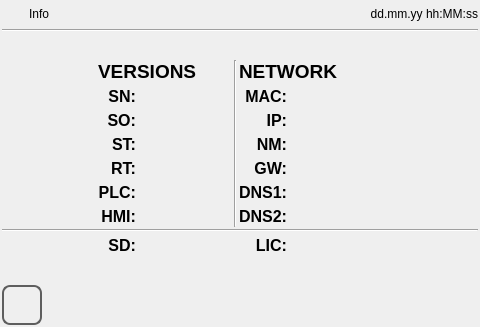
<?xml version="1.0" encoding="UTF-8"?>
<ui version="4.0">
 <class>info</class>
 <widget class="QWidget" name="info">
  <property name="geometry">
   <rect>
    <x>0</x>
    <y>0</y>
    <width>480</width>
    <height>327</height>
   </rect>
  </property>
  <property name="minimumSize">
   <size>
    <width>0</width>
    <height>0</height>
   </size>
  </property>
  <property name="maximumSize">
   <size>
    <width>16777215</width>
    <height>16777215</height>
   </size>
  </property>
  <property name="windowTitle">
   <string>info</string>
  </property>
  <property name="styleSheet">
   <string notr="true">QPushButton
{
	font: 20pt &quot;Ubuntu&quot;;
}</string>
  </property>
  <layout class="QVBoxLayout" name="verticalLayout">
   <property name="spacing">
    <number>2</number>
   </property>
   <property name="margin">
    <number>2</number>
   </property>
   <item>
    <layout class="QHBoxLayout" name="horizontalLayout">
     <property name="sizeConstraint">
      <enum>QLayout::SetMinimumSize</enum>
     </property>
     <item>
      <widget class="QLabel" name="labelIcon">
       <property name="minimumSize">
        <size>
         <width>25</width>
         <height>25</height>
        </size>
       </property>
       <property name="maximumSize">
        <size>
         <width>25</width>
         <height>25</height>
        </size>
       </property>
       <property name="focusPolicy">
        <enum>Qt::NoFocus</enum>
       </property>
       <property name="styleSheet">
        <string notr="true">border-image: url(:/systemicons/img/Info.png);</string>
       </property>
       <property name="text">
        <string/>
       </property>
      </widget>
     </item>
     <item>
      <widget class="QLabel" name="labelTitle">
       <property name="sizePolicy">
        <sizepolicy hsizetype="Preferred" vsizetype="Fixed">
         <horstretch>0</horstretch>
         <verstretch>0</verstretch>
        </sizepolicy>
       </property>
       <property name="focusPolicy">
        <enum>Qt::NoFocus</enum>
       </property>
       <property name="text">
        <string>Info</string>
       </property>
      </widget>
     </item>
     <item>
      <widget class="QLabel" name="labelUserName">
       <property name="text">
        <string/>
       </property>
      </widget>
     </item>
     <item>
      <widget class="QLabel" name="labelDataOra">
       <property name="sizePolicy">
        <sizepolicy hsizetype="Preferred" vsizetype="Fixed">
         <horstretch>0</horstretch>
         <verstretch>0</verstretch>
        </sizepolicy>
       </property>
       <property name="focusPolicy">
        <enum>Qt::NoFocus</enum>
       </property>
       <property name="text">
        <string>dd.mm.yy hh:MM:ss</string>
       </property>
       <property name="alignment">
        <set>Qt::AlignRight|Qt::AlignTrailing|Qt::AlignVCenter</set>
       </property>
      </widget>
     </item>
    </layout>
   </item>
   <item>
    <widget class="Line" name="line">
     <property name="focusPolicy">
      <enum>Qt::NoFocus</enum>
     </property>
     <property name="orientation">
      <enum>Qt::Horizontal</enum>
     </property>
    </widget>
   </item>
   <item>
    <spacer name="verticalSpacer_2">
     <property name="focusPolicy">
      <enum>Qt::NoFocus</enum>
     </property>
     <property name="orientation">
      <enum>Qt::Vertical</enum>
     </property>
     <property name="sizeHint" stdset="0">
      <size>
       <width>20</width>
       <height>40</height>
      </size>
     </property>
    </spacer>
   </item>
   <item>
    <layout class="QGridLayout" name="gridLayout">
     <item row="1" column="1">
      <widget class="QLabel" name="labelSNtxt">
       <property name="sizePolicy">
        <sizepolicy hsizetype="Minimum" vsizetype="Preferred">
         <horstretch>0</horstretch>
         <verstretch>0</verstretch>
        </sizepolicy>
       </property>
       <property name="font">
        <font>
         <pointsize>12</pointsize>
         <weight>75</weight>
         <bold>true</bold>
        </font>
       </property>
       <property name="focusPolicy">
        <enum>Qt::NoFocus</enum>
       </property>
       <property name="text">
        <string>SN:</string>
       </property>
       <property name="alignment">
        <set>Qt::AlignRight|Qt::AlignTrailing|Qt::AlignVCenter</set>
       </property>
      </widget>
     </item>
     <item row="1" column="2">
      <widget class="QLabel" name="labelSNval">
       <property name="sizePolicy">
        <sizepolicy hsizetype="Expanding" vsizetype="Preferred">
         <horstretch>0</horstretch>
         <verstretch>0</verstretch>
        </sizepolicy>
       </property>
       <property name="font">
        <font>
         <pointsize>14</pointsize>
        </font>
       </property>
       <property name="focusPolicy">
        <enum>Qt::NoFocus</enum>
       </property>
       <property name="text">
        <string/>
       </property>
      </widget>
     </item>
     <item row="2" column="1">
      <widget class="QLabel" name="labelSOtxt">
       <property name="sizePolicy">
        <sizepolicy hsizetype="Minimum" vsizetype="Preferred">
         <horstretch>0</horstretch>
         <verstretch>0</verstretch>
        </sizepolicy>
       </property>
       <property name="font">
        <font>
         <pointsize>12</pointsize>
         <weight>75</weight>
         <bold>true</bold>
        </font>
       </property>
       <property name="focusPolicy">
        <enum>Qt::NoFocus</enum>
       </property>
       <property name="text">
        <string>SO:</string>
       </property>
       <property name="alignment">
        <set>Qt::AlignRight|Qt::AlignTrailing|Qt::AlignVCenter</set>
       </property>
      </widget>
     </item>
     <item row="2" column="2">
      <widget class="QLabel" name="labelSOval">
       <property name="sizePolicy">
        <sizepolicy hsizetype="Expanding" vsizetype="Preferred">
         <horstretch>0</horstretch>
         <verstretch>0</verstretch>
        </sizepolicy>
       </property>
       <property name="font">
        <font>
         <pointsize>14</pointsize>
        </font>
       </property>
       <property name="focusPolicy">
        <enum>Qt::NoFocus</enum>
       </property>
       <property name="text">
        <string/>
       </property>
      </widget>
     </item>
     <item row="3" column="1">
      <widget class="QLabel" name="labelSystooltxt">
       <property name="sizePolicy">
        <sizepolicy hsizetype="Minimum" vsizetype="Preferred">
         <horstretch>0</horstretch>
         <verstretch>0</verstretch>
        </sizepolicy>
       </property>
       <property name="font">
        <font>
         <pointsize>12</pointsize>
         <weight>75</weight>
         <bold>true</bold>
        </font>
       </property>
       <property name="focusPolicy">
        <enum>Qt::NoFocus</enum>
       </property>
       <property name="text">
        <string>ST:</string>
       </property>
       <property name="alignment">
        <set>Qt::AlignRight|Qt::AlignTrailing|Qt::AlignVCenter</set>
       </property>
      </widget>
     </item>
     <item row="3" column="2">
      <widget class="QLabel" name="labelSystoolval">
       <property name="sizePolicy">
        <sizepolicy hsizetype="Expanding" vsizetype="Preferred">
         <horstretch>0</horstretch>
         <verstretch>0</verstretch>
        </sizepolicy>
       </property>
       <property name="font">
        <font>
         <pointsize>14</pointsize>
        </font>
       </property>
       <property name="focusPolicy">
        <enum>Qt::NoFocus</enum>
       </property>
       <property name="text">
        <string/>
       </property>
      </widget>
     </item>
     <item row="4" column="1">
      <widget class="QLabel" name="labelFcrtstxt">
       <property name="sizePolicy">
        <sizepolicy hsizetype="Minimum" vsizetype="Preferred">
         <horstretch>0</horstretch>
         <verstretch>0</verstretch>
        </sizepolicy>
       </property>
       <property name="font">
        <font>
         <pointsize>12</pointsize>
         <weight>75</weight>
         <bold>true</bold>
        </font>
       </property>
       <property name="focusPolicy">
        <enum>Qt::NoFocus</enum>
       </property>
       <property name="text">
        <string>RT:</string>
       </property>
       <property name="alignment">
        <set>Qt::AlignRight|Qt::AlignTrailing|Qt::AlignVCenter</set>
       </property>
      </widget>
     </item>
     <item row="4" column="2">
      <widget class="QLabel" name="labelFcrtsval">
       <property name="sizePolicy">
        <sizepolicy hsizetype="Expanding" vsizetype="Preferred">
         <horstretch>0</horstretch>
         <verstretch>0</verstretch>
        </sizepolicy>
       </property>
       <property name="font">
        <font>
         <pointsize>14</pointsize>
        </font>
       </property>
       <property name="focusPolicy">
        <enum>Qt::NoFocus</enum>
       </property>
       <property name="text">
        <string/>
       </property>
      </widget>
     </item>
     <item row="5" column="1">
      <widget class="QLabel" name="labelPLCtxt">
       <property name="sizePolicy">
        <sizepolicy hsizetype="Minimum" vsizetype="Preferred">
         <horstretch>0</horstretch>
         <verstretch>0</verstretch>
        </sizepolicy>
       </property>
       <property name="font">
        <font>
         <pointsize>12</pointsize>
         <weight>75</weight>
         <bold>true</bold>
        </font>
       </property>
       <property name="focusPolicy">
        <enum>Qt::NoFocus</enum>
       </property>
       <property name="text">
        <string>PLC:</string>
       </property>
       <property name="alignment">
        <set>Qt::AlignRight|Qt::AlignTrailing|Qt::AlignVCenter</set>
       </property>
      </widget>
     </item>
     <item row="5" column="2">
      <widget class="QLabel" name="labelPLCval">
       <property name="sizePolicy">
        <sizepolicy hsizetype="Expanding" vsizetype="Preferred">
         <horstretch>0</horstretch>
         <verstretch>0</verstretch>
        </sizepolicy>
       </property>
       <property name="font">
        <font>
         <pointsize>14</pointsize>
        </font>
       </property>
       <property name="focusPolicy">
        <enum>Qt::NoFocus</enum>
       </property>
       <property name="text">
        <string/>
       </property>
      </widget>
     </item>
     <item row="6" column="1">
      <widget class="QLabel" name="labelHMItxt">
       <property name="sizePolicy">
        <sizepolicy hsizetype="Minimum" vsizetype="Preferred">
         <horstretch>0</horstretch>
         <verstretch>0</verstretch>
        </sizepolicy>
       </property>
       <property name="font">
        <font>
         <pointsize>12</pointsize>
         <weight>75</weight>
         <bold>true</bold>
        </font>
       </property>
       <property name="focusPolicy">
        <enum>Qt::NoFocus</enum>
       </property>
       <property name="text">
        <string>HMI:</string>
       </property>
       <property name="alignment">
        <set>Qt::AlignRight|Qt::AlignTrailing|Qt::AlignVCenter</set>
       </property>
      </widget>
     </item>
     <item row="6" column="2">
      <widget class="QLabel" name="labelHMIval">
       <property name="sizePolicy">
        <sizepolicy hsizetype="Expanding" vsizetype="Preferred">
         <horstretch>0</horstretch>
         <verstretch>0</verstretch>
        </sizepolicy>
       </property>
       <property name="font">
        <font>
         <pointsize>14</pointsize>
        </font>
       </property>
       <property name="focusPolicy">
        <enum>Qt::NoFocus</enum>
       </property>
       <property name="text">
        <string/>
       </property>
      </widget>
     </item>
     <item row="0" column="1" colspan="2">
      <widget class="QLabel" name="label">
       <property name="font">
        <font>
         <pointsize>14</pointsize>
         <weight>75</weight>
         <bold>true</bold>
        </font>
       </property>
       <property name="text">
        <string>VERSIONS</string>
       </property>
      </widget>
     </item>
     <item row="1" column="4">
      <widget class="QLabel" name="labelMACtxt">
       <property name="sizePolicy">
        <sizepolicy hsizetype="Minimum" vsizetype="Preferred">
         <horstretch>0</horstretch>
         <verstretch>0</verstretch>
        </sizepolicy>
       </property>
       <property name="font">
        <font>
         <pointsize>12</pointsize>
         <weight>75</weight>
         <bold>true</bold>
        </font>
       </property>
       <property name="focusPolicy">
        <enum>Qt::NoFocus</enum>
       </property>
       <property name="text">
        <string>MAC:</string>
       </property>
       <property name="alignment">
        <set>Qt::AlignRight|Qt::AlignTrailing|Qt::AlignVCenter</set>
       </property>
      </widget>
     </item>
     <item row="1" column="5">
      <widget class="QLabel" name="labelMACval">
       <property name="sizePolicy">
        <sizepolicy hsizetype="Expanding" vsizetype="Preferred">
         <horstretch>0</horstretch>
         <verstretch>0</verstretch>
        </sizepolicy>
       </property>
       <property name="font">
        <font>
         <pointsize>14</pointsize>
        </font>
       </property>
       <property name="focusPolicy">
        <enum>Qt::NoFocus</enum>
       </property>
       <property name="text">
        <string/>
       </property>
      </widget>
     </item>
     <item row="2" column="4">
      <widget class="QLabel" name="labelIPtxt">
       <property name="sizePolicy">
        <sizepolicy hsizetype="Minimum" vsizetype="Preferred">
         <horstretch>0</horstretch>
         <verstretch>0</verstretch>
        </sizepolicy>
       </property>
       <property name="font">
        <font>
         <pointsize>12</pointsize>
         <weight>75</weight>
         <bold>true</bold>
        </font>
       </property>
       <property name="focusPolicy">
        <enum>Qt::NoFocus</enum>
       </property>
       <property name="text">
        <string>IP:</string>
       </property>
       <property name="alignment">
        <set>Qt::AlignRight|Qt::AlignTrailing|Qt::AlignVCenter</set>
       </property>
      </widget>
     </item>
     <item row="3" column="4">
      <widget class="QLabel" name="labelNetMasktxt">
       <property name="sizePolicy">
        <sizepolicy hsizetype="Minimum" vsizetype="Preferred">
         <horstretch>0</horstretch>
         <verstretch>0</verstretch>
        </sizepolicy>
       </property>
       <property name="font">
        <font>
         <pointsize>12</pointsize>
         <weight>75</weight>
         <bold>true</bold>
        </font>
       </property>
       <property name="focusPolicy">
        <enum>Qt::NoFocus</enum>
       </property>
       <property name="text">
        <string>NM:</string>
       </property>
       <property name="alignment">
        <set>Qt::AlignRight|Qt::AlignTrailing|Qt::AlignVCenter</set>
       </property>
      </widget>
     </item>
     <item row="2" column="5">
      <widget class="QLabel" name="labelIPval">
       <property name="sizePolicy">
        <sizepolicy hsizetype="Expanding" vsizetype="Preferred">
         <horstretch>0</horstretch>
         <verstretch>0</verstretch>
        </sizepolicy>
       </property>
       <property name="font">
        <font>
         <pointsize>14</pointsize>
        </font>
       </property>
       <property name="focusPolicy">
        <enum>Qt::NoFocus</enum>
       </property>
       <property name="text">
        <string/>
       </property>
      </widget>
     </item>
     <item row="3" column="5">
      <widget class="QLabel" name="labelNetMaskval">
       <property name="sizePolicy">
        <sizepolicy hsizetype="Expanding" vsizetype="Preferred">
         <horstretch>0</horstretch>
         <verstretch>0</verstretch>
        </sizepolicy>
       </property>
       <property name="font">
        <font>
         <pointsize>14</pointsize>
        </font>
       </property>
       <property name="focusPolicy">
        <enum>Qt::NoFocus</enum>
       </property>
       <property name="text">
        <string/>
       </property>
      </widget>
     </item>
     <item row="4" column="4">
      <widget class="QLabel" name="labelGatewaytxt">
       <property name="sizePolicy">
        <sizepolicy hsizetype="Minimum" vsizetype="Preferred">
         <horstretch>0</horstretch>
         <verstretch>0</verstretch>
        </sizepolicy>
       </property>
       <property name="font">
        <font>
         <pointsize>12</pointsize>
         <weight>75</weight>
         <bold>true</bold>
        </font>
       </property>
       <property name="focusPolicy">
        <enum>Qt::NoFocus</enum>
       </property>
       <property name="text">
        <string>GW:</string>
       </property>
       <property name="alignment">
        <set>Qt::AlignRight|Qt::AlignTrailing|Qt::AlignVCenter</set>
       </property>
      </widget>
     </item>
     <item row="4" column="5">
      <widget class="QLabel" name="labelGatewayval">
       <property name="sizePolicy">
        <sizepolicy hsizetype="Expanding" vsizetype="Preferred">
         <horstretch>0</horstretch>
         <verstretch>0</verstretch>
        </sizepolicy>
       </property>
       <property name="font">
        <font>
         <pointsize>14</pointsize>
        </font>
       </property>
       <property name="focusPolicy">
        <enum>Qt::NoFocus</enum>
       </property>
       <property name="text">
        <string/>
       </property>
      </widget>
     </item>
     <item row="5" column="4">
      <widget class="QLabel" name="labelDNS1txt">
       <property name="sizePolicy">
        <sizepolicy hsizetype="Minimum" vsizetype="Preferred">
         <horstretch>0</horstretch>
         <verstretch>0</verstretch>
        </sizepolicy>
       </property>
       <property name="font">
        <font>
         <pointsize>12</pointsize>
         <weight>75</weight>
         <bold>true</bold>
        </font>
       </property>
       <property name="focusPolicy">
        <enum>Qt::NoFocus</enum>
       </property>
       <property name="text">
        <string>DNS1:</string>
       </property>
       <property name="alignment">
        <set>Qt::AlignRight|Qt::AlignTrailing|Qt::AlignVCenter</set>
       </property>
      </widget>
     </item>
     <item row="5" column="5">
      <widget class="QLabel" name="labelDNS1val">
       <property name="sizePolicy">
        <sizepolicy hsizetype="Expanding" vsizetype="Preferred">
         <horstretch>0</horstretch>
         <verstretch>0</verstretch>
        </sizepolicy>
       </property>
       <property name="font">
        <font>
         <pointsize>14</pointsize>
        </font>
       </property>
       <property name="focusPolicy">
        <enum>Qt::NoFocus</enum>
       </property>
       <property name="text">
        <string/>
       </property>
      </widget>
     </item>
     <item row="6" column="4">
      <widget class="QLabel" name="labelDNS2txt">
       <property name="sizePolicy">
        <sizepolicy hsizetype="Minimum" vsizetype="Preferred">
         <horstretch>0</horstretch>
         <verstretch>0</verstretch>
        </sizepolicy>
       </property>
       <property name="font">
        <font>
         <pointsize>12</pointsize>
         <weight>75</weight>
         <bold>true</bold>
        </font>
       </property>
       <property name="focusPolicy">
        <enum>Qt::NoFocus</enum>
       </property>
       <property name="text">
        <string>DNS2:</string>
       </property>
       <property name="alignment">
        <set>Qt::AlignRight|Qt::AlignTrailing|Qt::AlignVCenter</set>
       </property>
      </widget>
     </item>
     <item row="6" column="5">
      <widget class="QLabel" name="labelDNS2val">
       <property name="sizePolicy">
        <sizepolicy hsizetype="Expanding" vsizetype="Preferred">
         <horstretch>0</horstretch>
         <verstretch>0</verstretch>
        </sizepolicy>
       </property>
       <property name="font">
        <font>
         <pointsize>14</pointsize>
        </font>
       </property>
       <property name="focusPolicy">
        <enum>Qt::NoFocus</enum>
       </property>
       <property name="text">
        <string/>
       </property>
      </widget>
     </item>
     <item row="0" column="4" colspan="2">
      <widget class="QLabel" name="label_2">
       <property name="font">
        <font>
         <pointsize>14</pointsize>
         <weight>75</weight>
         <bold>true</bold>
        </font>
       </property>
       <property name="text">
        <string>NETWORK</string>
       </property>
      </widget>
     </item>
     <item row="3" column="0">
      <spacer name="horizontalSpacer_3">
       <property name="orientation">
        <enum>Qt::Horizontal</enum>
       </property>
       <property name="sizeHint" stdset="0">
        <size>
         <width>40</width>
         <height>20</height>
        </size>
       </property>
      </spacer>
     </item>
     <item row="3" column="6">
      <spacer name="horizontalSpacer_4">
       <property name="orientation">
        <enum>Qt::Horizontal</enum>
       </property>
       <property name="sizeHint" stdset="0">
        <size>
         <width>40</width>
         <height>20</height>
        </size>
       </property>
      </spacer>
     </item>
     <item row="8" column="1">
      <widget class="QLabel" name="labelSDtxt">
       <property name="font">
        <font>
         <pointsize>12</pointsize>
         <weight>75</weight>
         <bold>true</bold>
        </font>
       </property>
       <property name="text">
        <string>SD:</string>
       </property>
       <property name="alignment">
        <set>Qt::AlignRight|Qt::AlignTrailing|Qt::AlignVCenter</set>
       </property>
      </widget>
     </item>
     <item row="8" column="2">
      <widget class="QLabel" name="labelSDval">
       <property name="font">
        <font>
         <pointsize>14</pointsize>
        </font>
       </property>
       <property name="text">
        <string/>
       </property>
      </widget>
     </item>
     <item row="8" column="4">
      <widget class="QLabel" name="labelLICtxt">
       <property name="font">
        <font>
         <pointsize>12</pointsize>
         <weight>75</weight>
         <bold>true</bold>
        </font>
       </property>
       <property name="text">
        <string>LIC:</string>
       </property>
       <property name="alignment">
        <set>Qt::AlignRight|Qt::AlignTrailing|Qt::AlignVCenter</set>
       </property>
      </widget>
     </item>
     <item row="8" column="5">
      <widget class="QLabel" name="labelLICval">
       <property name="font">
        <font>
         <pointsize>12</pointsize>
        </font>
       </property>
       <property name="text">
        <string/>
       </property>
      </widget>
     </item>
     <item row="7" column="0" colspan="7">
      <widget class="Line" name="line_2">
       <property name="orientation">
        <enum>Qt::Horizontal</enum>
       </property>
      </widget>
     </item>
     <item row="0" column="3" rowspan="7">
      <widget class="Line" name="line_3">
       <property name="orientation">
        <enum>Qt::Vertical</enum>
       </property>
      </widget>
     </item>
    </layout>
   </item>
   <item>
    <spacer name="verticalSpacer">
     <property name="focusPolicy">
      <enum>Qt::NoFocus</enum>
     </property>
     <property name="orientation">
      <enum>Qt::Vertical</enum>
     </property>
     <property name="sizeHint" stdset="0">
      <size>
       <width>20</width>
       <height>40</height>
      </size>
     </property>
    </spacer>
   </item>
   <item>
    <layout class="QHBoxLayout" name="horizontalLayout_2">
     <item>
      <widget class="QPushButton" name="pushButtonHome">
       <property name="sizePolicy">
        <sizepolicy hsizetype="Minimum" vsizetype="Fixed">
         <horstretch>60</horstretch>
         <verstretch>60</verstretch>
        </sizepolicy>
       </property>
       <property name="minimumSize">
        <size>
         <width>40</width>
         <height>40</height>
        </size>
       </property>
       <property name="maximumSize">
        <size>
         <width>40</width>
         <height>40</height>
        </size>
       </property>
       <property name="focusPolicy">
        <enum>Qt::NoFocus</enum>
       </property>
       <property name="styleSheet">
        <string notr="true">QPushButton
{
border: 2px solid  rgb(94, 94, 94);
border-radius: 8px;
qproperty-icon: url(:/systemicons/img/Home.png);
qproperty-iconSize: 24px 24px;
qproperty-focusPolicy: NoFocus;
}
QPushButton:pressed
{
border: 2px solid  rgb(194, 194, 194);
background-color:  rgb(255, 255, 127);
}
QPushButton:disabled
{
border: 2px solid  rgb(194, 194, 194);
}
</string>
       </property>
       <property name="text">
        <string/>
       </property>
      </widget>
     </item>
     <item>
      <spacer name="horizontalSpacer">
       <property name="focusPolicy">
        <enum>Qt::NoFocus</enum>
       </property>
       <property name="orientation">
        <enum>Qt::Horizontal</enum>
       </property>
       <property name="sizeHint" stdset="0">
        <size>
         <width>40</width>
         <height>20</height>
        </size>
       </property>
      </spacer>
     </item>
    </layout>
   </item>
  </layout>
 </widget>
 <resources/>
 <connections/>
</ui>
